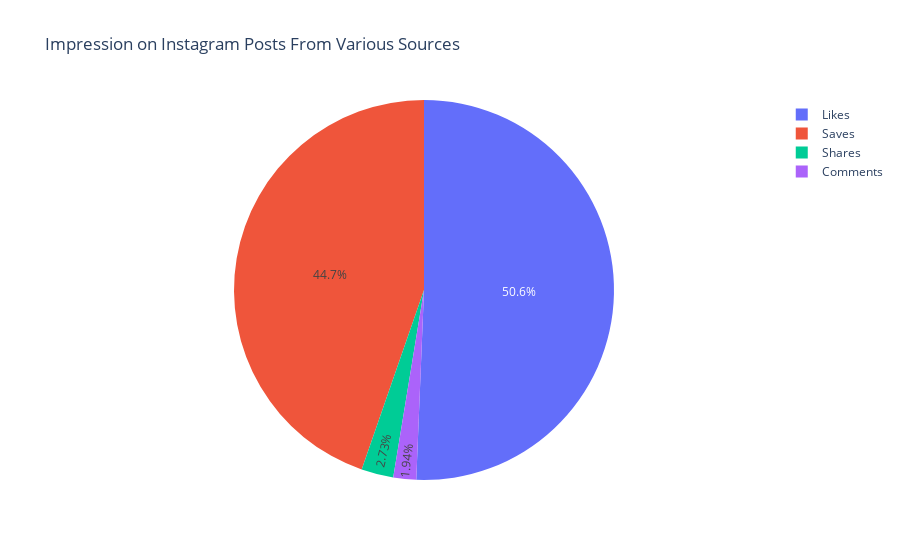

Source (notebook cell):
### Markdown cell above
Q.8: Have a look at the distribution of engagement sources as shown below

### Code cell
engg_sources = df[['Likes','Saves','Shares','Comments']].sum()
fig = px.pie(names=engg_sources.index,values=engg_sources.values,title='Impression on Instagram Posts From Various Sources')
fig.show()

### Figure 1 — Plotly figure (JSON) as saved in the notebook; plotly's stock layout.template omitted (floating-point values rounded to 4 significant figures)
{"data": [{"domain": {"x": [0, 1], "y": [0, 1]}, "hovertemplate": "label=%{label}<br>value=%{value}<extra></extra>", "labels": ["Likes", "Saves", "Shares", "Comments"], "legendgroup": "", "name": "", "showlegend": true, "type": "pie", "values": [20680, 18244, 1114, 793]}], "layout": {"legend": {"tracegroupgap": 0}, "title": {"text": "Impression on Instagram Posts From Various Sources"}}}
